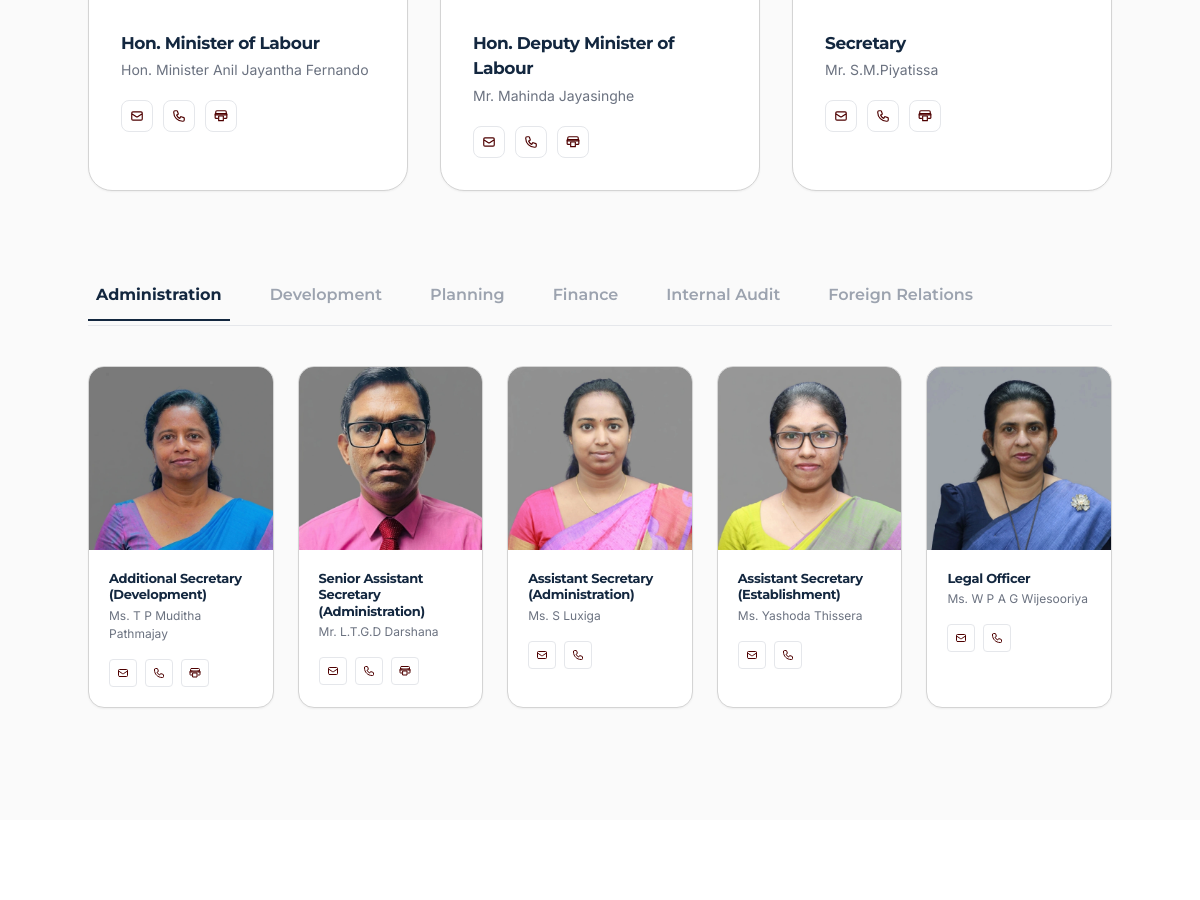
The app's page /about-us.php (middle part), older data.
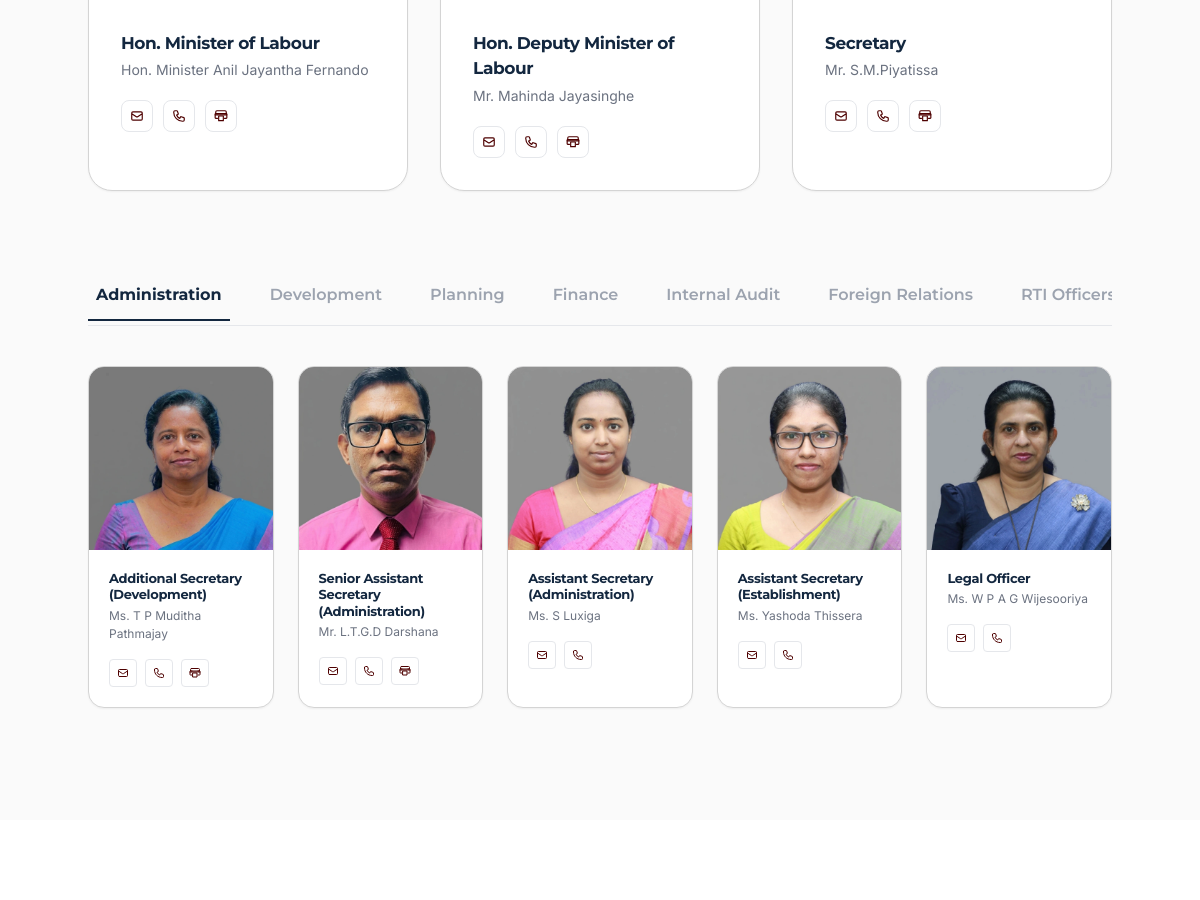
The same page, newer data.
### tables this page shows
CREATE TABLE `officials` (
  `id` int(11) NOT NULL AUTO_INCREMENT,
  `category` enum('top','division') NOT NULL,
  `top_role` enum('minister','deputy_minister','secretary') DEFAULT NULL,
  `division_id` int(11) DEFAULT NULL,
  `title` varchar(150) NOT NULL,
  `name` varchar(150) NOT NULL,
  `designation` varchar(200) DEFAULT NULL,
  `email` varchar(150) DEFAULT NULL,
  `phone` varchar(50) DEFAULT NULL,
  `fax` varchar(50) DEFAULT NULL,
  `image_path` varchar(255) DEFAULT NULL,
  `sort_order` int(11) NOT NULL DEFAULT 0,
  `is_active` tinyint(1) NOT NULL DEFAULT 1,
  `created_at` timestamp NULL DEFAULT current_timestamp(),
  `updated_at` timestamp NULL DEFAULT current_timestamp() ON UPDATE current_timestamp(),
  PRIMARY KEY (`id`),
  KEY `division_id` (`division_id`),
  CONSTRAINT `officials_division_fk` FOREIGN KEY (`division_id`) REFERENCES `divisions` (`id`) ON DELETE SET NULL
);

CREATE TABLE `divisions` (
  `id` int(11) NOT NULL AUTO_INCREMENT,
  `slug` varchar(50) NOT NULL,
  `title` varchar(100) NOT NULL,
  `sort_order` int(11) NOT NULL DEFAULT 0,
  PRIMARY KEY (`id`),
  UNIQUE KEY `slug` (`slug`)
);

### includes/officials-service.php (called while the page is built, shortened)
<?php
function getTopOfficials(PDO $pdo): array {
    $stmt = $pdo->prepare("SELECT * FROM officials WHERE category = 'top' AND is_active = 1 ORDER BY sort_order ASC");
    $stmt->execute();
    $rows = $stmt->fetchAll(PDO::FETCH_ASSOC);
    return $rows;
}
function getDivisions(PDO $pdo): array {
    $stmt = $pdo->prepare("SELECT * FROM divisions ORDER BY sort_order ASC");
    $stmt->execute();
    $divisions = $stmt->fetchAll(PDO::FETCH_ASSOC);
    $stmt = $pdo->prepare("SELECT * FROM officials WHERE category = 'division' AND is_active = 1 ORDER BY sort_order ASC");
    $stmt->execute();
    $allOfficials = $stmt->fetchAll(PDO::FETCH_ASSOC);
    $officialsByDivision = [];
    foreach ($allOfficials as $official) {
        $officialsByDivision[$official['division_id']][] = $official;
    }
    foreach ($divisions as &$div) {
        $dbId = $div['id'];
        $div['id'] = $div['slug'] . '-tab';
        if ($div['slug'] === 'administration') $div['id'] = 'admin-tab';
        if ($div['slug'] === 'development') $div['id'] = 'dev-tab';
        $div_people = $officialsByDivision[$dbId] ?? [];
    }
    return $divisions;
}

### about-us.php (the view, shortened to what this page needs)
<?php
require_once 'admin/includes/db.php';
require_once 'includes/officials-service.php';
$top_officials = getTopOfficials($pdo);
$departments   = getDivisions($pdo);
include 'includes/header.php';
?>
<section class="py-20 md:py-28 px-4 md:px-16 bg-[#FAFAFA]">
    <div class="container mx-auto">
        <div class="grid grid-cols-1 md:grid-cols-3 gap-8 mb-20" data-aos="zoom-in" data-aos-delay="100">
            <?php foreach ($top_officials as $official): ?>
                <div
                    class="bg-white rounded-3xl overflow-hidden shadow-sm border-[0.5px] border-[#D4D4D4] hover:shadow-md transition-shadow group">
                    <div class="p-8">
                        <h3 class="text-[17px] font-bold font-montserrat text-primary mb-1">
                            <?php echo $official['title']; ?></h3>
                        <p class="text-gray-500 font-inter text-sm mb-5"><?php echo $official['name']; ?></p>
                        <div class="flex gap-2.5 relative z-10">
                            <?php if ($official['email']): ?>
                                <button
                                    onclick="copyToClipboard('<?php echo trim($official['email']); ?>', 'Email address copied!')"
                                    class="w-8 h-8 rounded-lg border border-gray-200 flex items-center justify-center text-secondary hover:bg-secondary hover:text-white transition-all text-xs cursor-pointer"
                                    title="Copy Email: <?php echo trim($official['email']); ?>">
                                    <svg class="w-3.5 h-3.5 pointer-events-none" fill="none" stroke="currentColor"
                                        stroke-width="2" viewBox="0 0 24 24" stroke-linecap="round" stroke-linejoin="round">
                                        <path
                                            d="M3 8l7.89 5.26a2 2 0 002.22 0L21 8M5 19h14a2 2 0 002-2V7a2 2 0 00-2-2H5a2 2 0 00-2 2v10a2 2 0 002 2z">
                                        </path>
                                    </svg>
                                </button>
                            <?php endif; ?>
                            <?php if ($official['phone']): ?>
                                <a href="tel:<?php echo preg_replace('/[^0-9+]/', '', $official['phone']); ?>"
                                    class="w-8 h-8 rounded-lg border border-gray-200 flex items-center justify-center text-secondary hover:bg-secondary hover:text-white transition-all text-xs cursor-pointer"
                                    title="<?php echo trim($official['phone']); ?>">
                                </a>
                            <?php endif; ?>
                            <?php if ($official['fax']): ?>
                                <a href="tel:<?php echo preg_replace('/[^0-9+]/', '', $official['fax']); ?>"
                                    class="w-8 h-8 rounded-lg border border-gray-200 flex items-center justify-center text-secondary hover:bg-secondary hover:text-white transition-all text-xs cursor-pointer"
                                    title="Fax: <?php echo trim($official['fax']); ?>">
                                </a>
                            <?php endif; ?>
                        </div>
                    </div>
                </div>
            <?php endforeach; ?>
        </div>
        <div class="flex overflow-x-auto gap-4 md:gap-8 mb-10 border-b border-gray-200 pb-1 scrollbar-none"
            id="officials-tabs">
            <?php foreach ($departments as $index => $dept): ?>
                <?php
                    $tabStateClass = $index === 0 ? 'border-primary text-primary font-bold' : 'border-transparent text-gray-400 hover:text-gray-700 font-semibold';
                ?>
                <button onclick="switchDepartmentTab('<?php echo $dept['id']; ?>')" id="tab-btn-<?php echo $dept['id']; ?>"
                    class="px-2 py-3 border-b-2 <?php echo $tabStateClass; ?> font-montserrat whitespace-nowrap text-sm md:text-base cursor-pointer transition-colors">
                    <?php echo $dept['title']; ?>
                </button>
            <?php endforeach; ?>
        </div>
        <div id="officials-tab-contents">
            <?php foreach ($departments as $index => $dept): ?>
                <div id="tab-content-<?php echo $dept['id']; ?>"
                    class="dept-tab-content <?php echo $index === 0 ? '' : 'hidden'; ?>">
                    <div class="grid grid-cols-2 md:grid-cols-3 lg:grid-cols-5 gap-3 sm:gap-6">
                        <?php foreach ($dept['people'] as $person): ?>
                            <div
                                class="bg-white rounded-2xl overflow-hidden border-[0.5px] border-[#D4D4D4] shadow-sm hover:shadow-md transition-shadow group">
                                <div class="overflow-hidden bg-gray-100 flex items-center justify-center aspect-square">
                                    <?php if ($person['image']): ?>
                                        <img loading="lazy" src="<?php echo $person['image']; ?>" alt="<?php echo $person['name']; ?>"
                                            class="w-full h-full object-contain group-hover:scale-105 transition-transform duration-500">
                                    <?php endif; ?>
                                </div>
                                <div class="p-4 sm:p-5">
                                    <h4
                                        class="font-bold font-montserrat text-primary text-[12px] sm:text-[13px] mb-1 leading-tight">
                                        <?php echo $person['designation']; ?></h4>
                                    <p class="text-[11px] sm:text-[12px] text-gray-500 font-inter mb-4">
                                        <?php echo $person['name']; ?></p>
                                    <div class="flex gap-1.5 sm:gap-2 relative z-10">
                                        <?php if ($person['email']): ?>
                                            <button
                                                onclick="copyToClipboard('<?php echo trim($person['email']); ?>', 'Email address copied!')"
                                                class="w-6 h-6 sm:w-7 sm:h-7 rounded border border-gray-200 flex items-center justify-center text-secondary hover:bg-secondary hover:text-white transition-colors cursor-pointer"
                                                title="Copy Email: <?php echo trim($person['email']); ?>">
                                                <svg class="w-3 h-3 pointer-events-none" fill="none" stroke="currentColor"
                                                    stroke-width="2" viewBox="0 0 24 24">
                                                    <path stroke-linecap="round" stroke-linejoin="round"
                                                        d="M3 8l7.89 5.26a2 2 0 002.22 0L21 8M5 19h14a2 2 0 002-2V7a2 2 0 00-2-2H5a2 2 0 00-2 2v10a2 2 0 002 2z">
                                                    </path>
                                                </svg>
                                            </button>
                                        <?php endif; ?>
                                        <?php if ($person['phone']): ?>
                                            <a href="tel:<?php echo preg_replace('/[^0-9+]/', '', $person['phone']); ?>"
                                                class="w-6 h-6 sm:w-7 sm:h-7 rounded border border-gray-200 flex items-center justify-center text-secondary hover:bg-secondary hover:text-white transition-colors cursor-pointer"
                                                title="<?php echo trim($person['phone']); ?>">
                                            </a>
                                        <?php endif; ?>
                                        <?php if ($person['fax']): ?>
                                            <a href="tel:<?php echo preg_replace('/[^0-9+]/', '', $person['fax']); ?>"
                                                class="w-6 h-6 sm:w-7 sm:h-7 rounded border border-gray-200 flex items-center justify-center text-secondary hover:bg-secondary hover:text-white transition-colors cursor-pointer"
                                                title="Fax: <?php echo trim($person['fax']); ?>">
                                            </a>
                                        <?php endif; ?>
                                    </div>
                                </div>
                            </div>
                        <?php endforeach; ?>
                    </div>
                </div>
            <?php endforeach; ?>
        </div>
    </div>
</section>
<section class="py-20 md:py-28 px-4 md:px-16 bg-white" id="divisions-functions">
</section>
<?php include 'includes/footer.php'; ?>

### includes/header.php (shortened to what this page needs)
<!DOCTYPE html>
<html lang="en">
<head>
    <?php
    $css_path = dirname(__DIR__) . '/assets/css/style.css';
    $css_version = file_exists($css_path) ? filemtime($css_path) : time();
    ?>
    <link rel="stylesheet" href="assets/css/style.css?v=<?= $css_version ?>">
    <link href="https://unpkg.com/aos@2.3.1/dist/aos.css" rel="stylesheet">
</head>
<body class="bg-white text-gray-800 antialiased scroll-smooth flex flex-col min-h-screen">
    <main id="main-content" class="flex-grow animate-fade-in">

### includes/footer.php (shortened to what this page needs)
    </main>
</body>
</html>

### includes/header.php (style rules this page uses)
html, body { overflow-x: clip !important; }
body { top: 0px !important; position: relative !important; }

Row changes from the older to the newer data that the page shows:
added divisions: title "RTI…"
